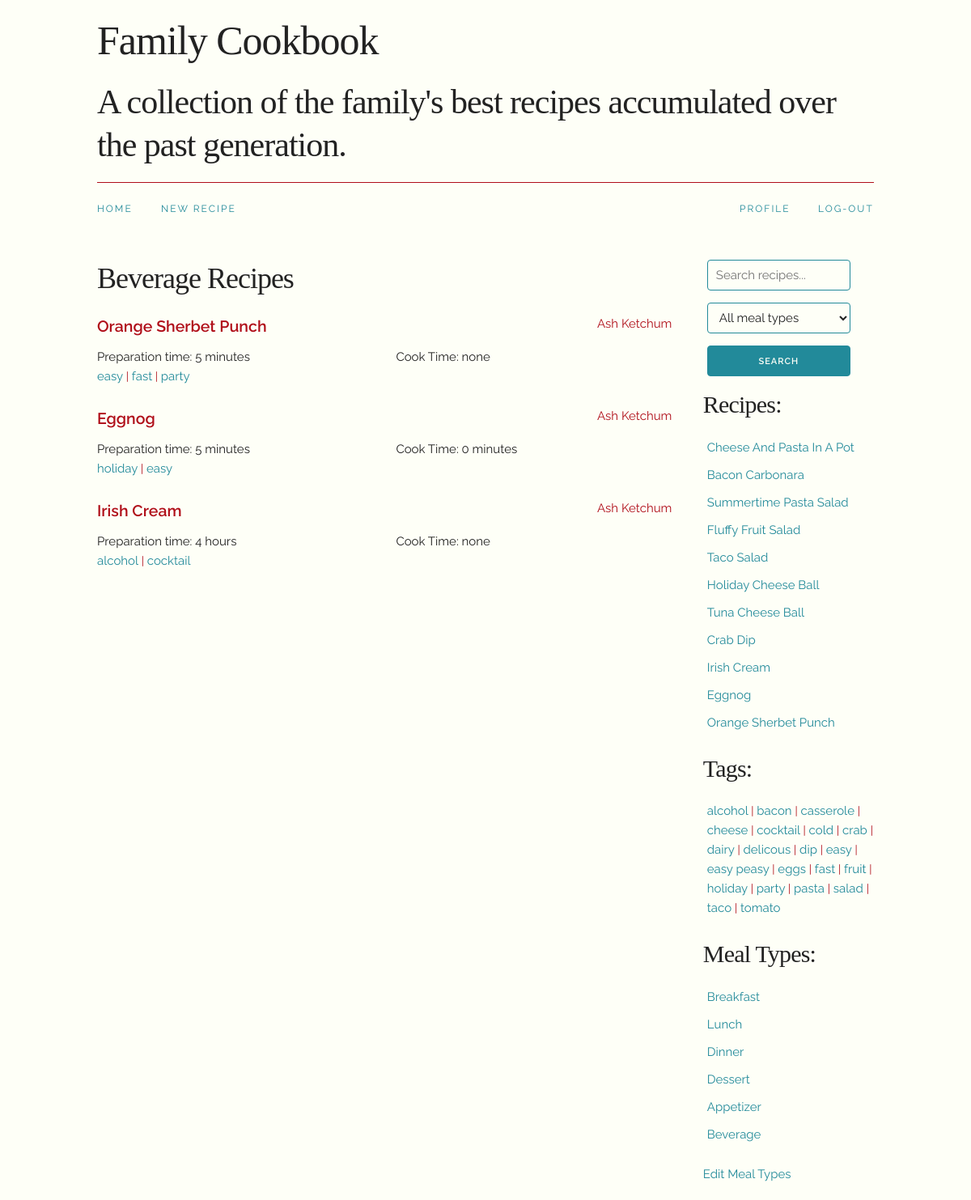
Page /mealType.php?id=6 (signed in) on the committed database.
### tables this page shows
CREATE TABLE mealTypes (
  mealTypeId int(11) NOT NULL,
  mealTypeName varchar(30) NOT NULL
);

CREATE TABLE recipes (
  recipeId int(11) NOT NULL,
  userId int(11) NOT NULL,
  recipeName varchar(50) NOT NULL,
  tags varchar(500) NOT NULL,
  prepTime varchar(50) NOT NULL,
  cookTime varchar(50) NOT NULL,
  mealType int(11) NOT NULL,
  ingredients varchar(1000) NOT NULL,
  instructions varchar(2000) NOT NULL
);

CREATE TABLE users (
  userId int(11) NOT NULL,
  firstName varchar(50) NOT NULL,
  lastName varchar(50) NOT NULL,
  email varchar(80) NOT NULL,
  password varchar(60) NOT NULL,
  permissionLevel int(11) NOT NULL DEFAULT '1'
);

CREATE TABLE tags (
  tagId int(11) NOT NULL,
  tagName varchar(30) NOT NULL
);

### mealType.php (the view, shortened to what this page needs)
<?php
    require("include/connect.php");
    if(isset($_GET["id"])){
        $mealTypeId = filter_input(INPUT_GET, "id", FILTER_SANITIZE_NUMBER_INT);
        $recipes_mealType_select = $db->prepare("SELECT * FROM recipes JOIN mealTypes ON recipes.mealType=mealTypes.mealTypeId JOIN users ON recipes.userId=users.userId WHERE mealTypes.mealTypeId = :mealTypeId" );
        $recipes_mealType_select->bindValue(":mealTypeId", $mealTypeId);
        $recipes_mealType_select->execute();
        $recipes = $recipes_mealType_select->fetchAll();
    } else {
        $mealTypeId = false;
        header("Location: index.php");
    }
    include("include/head.php");
?>
</head>
<body>
    <?php include("include/header.php") ?>
    <main>
        <div class="container">
            <div class="nine columns">
                <?php if($mealTypeId && $recipes_mealType_select->rowCount()>0): ?>
                    <h3 class="capitalize"><?= $recipes[0]["mealTypeName"] ?> Recipes</h3>
                    <?php foreach($recipes as $recipe): ?>
                        <div class="row">
                            <div class="two-thirds column">
                                <a class="recipe-name" href="recipe.php?id=<?= $recipe["recipeId"] ?>"><?= $recipe["recipeName"] ?></a>
                            </div>
                            <div class="one-third column">
                                <a class="user-name" href="profile.php"><?= $recipe["firstName"] . " " . $recipe["lastName"] ?></a>
                            </div>
                        </div>
                        <div class="row">
                            <div class="one-half column">
                                <?= "Preparation time: " . $recipe["prepTime"] ?>
                            </div>
                            <div class="one-half column">
                                <?= "Cook Time: " . $recipe["cookTime"] ?>
                            </div>
                        </div>
                        <div class="row">
                            <ul>
                                <?php $tags = explode(",", $recipe["tags"]); foreach($tags as $tag): if(strlen(trim($tag)) > 0): ?>
                                    <li class="tag"><a href="tag.php?tag=<?= trim($tag) ?>"><?=$tag?></a></li>
                                <?php endif; endforeach ?>
                            </ul>
                        </div>
                    <?php endforeach ?>
                <?php else: ?>
                    <h3>It doesn't look like any exist yet.</h3>
                <?php endif ?>
            </div>
            <div class="three columns">
                <?php include("include/side.php") ?>
            </div>
        </div>
    </main>
</body>
</html>

### include/side.php (shortened to what this page needs)
<?php
    $sidebar_recipes_select = $db->prepare("SELECT * FROM recipes ORDER BY recipeId DESC");
    $sidebar_recipes_select->execute();
    $sidebar_recipes = $sidebar_recipes_select->fetchAll();
    $sidebar_tags_select = $db->prepare("SELECT * FROM tags ORDER BY tagName");
    $sidebar_tags_select->execute();
    $sidebar_tags = $sidebar_tags_select->fetchAll();
    $sidebar_mealTypes_select = $db->prepare("SELECT * FROM mealTypes");
    $sidebar_mealTypes_select->execute();
    $sidebar_mealTypes = $sidebar_mealTypes_select->fetchAll();
?>
<aside>
    <div class="row">
        <div class="twelve columns">
            <form action="search.php" method="post">
                <ul class="navbar-list search">
                    <li class="navbar-item">
                        <input placeholder="Search recipes..." type="text" name="searchTerm"
                        <?php if(isset($_POST["search"])): ?> value="<?= $_POST["searchTerm"] ?>" <?php endif ?>>
                    </li>
                    <li class="navbar-item">
                    <select name="navbarMealType" id="navbarMealType">
                        <option value="-1">All meal types</option>
                    </select>
                    </li>
                    <li class="navbar-item">
                        <input name="search" type="submit" class="button-primary" value="Search">
                    </li>
                </ul>
            </form>
        </div>
    </div>
    <div class="row">
        <div class="twelve columns">
            <h4>Recipes: </h4>
            <ul>
                <?php foreach($sidebar_recipes as $sidebar_recipe): ?>
                    <li class="sidebar-recipes capitalize">
                        <a href="recipe.php?id=<?= $sidebar_recipe["recipeId"] ?>"><?= $sidebar_recipe["recipeName"] ?></a>
                    </li>
                <?php endforeach ?>
            </ul>
        </div>
    </div>
    <div class="row">
        <div class="twelve columns">
            <h4>Tags: </h4>
            <ul>
                <?php foreach($sidebar_tags as $sidebar_tag): ?>
                    <?php $sidebar_get_tag = str_replace(" ", "-", $sidebar_tag["tagName"]) ?>
                    <li class="sidebar-tags">
                        <a href="tag.php?tag=<?= $sidebar_get_tag ?>"><?= $sidebar_tag["tagName"] ?></a>
                    </li>
                <?php endforeach ?>
            </ul>
        </div>
    </div>
    <div class="row">
        <div class="twelve columns">
            <h4>Meal Types:</h4>
            <ul>
                <?php foreach($sidebar_mealTypes as $sidebar_mealType): ?>
                    <li class="sidebar-mealTypes capitalize">
                        <a href="mealType.php?id=<?= $sidebar_mealType["mealTypeId"] ?>"><?= $sidebar_mealType["mealTypeName"] ?></a>
                    </li>
                <?php endforeach ?>
            </ul>
        </div>
    </div>
    <div class="row">
        <div class="twelve columns">
            <a href="editMealType.php">Edit Meal Types</a>
        </div>
    </div>
</aside>

### styles/skeleton.css (style rules this page uses)
.container { position: relative; width: 100%; max-width: 960px; margin: 0 auto; padding: 0 20px; box-sizing: border-box; }
.column, .columns { width: 100%; float: left; box-sizing: border-box; }
@media (min-width: 400px) { .container { width: 85%; padding: 0; } }
@media (min-width: 550px) { .container { width: 80%; } }
@media (min-width: 550px) { .column, .columns { margin-left: 4%; } }
@media (min-width: 550px) { .column:first-child, .columns:first-child { margin-left: 0; } }
@media (min-width: 550px) { .three.columns { width: 22%; } }
@media (min-width: 550px) { .nine.columns { width: 74.0%; } }
@media (min-width: 550px) { .twelve.columns { width: 100%; margin-left: 0; } }
@media (min-width: 550px) { .one-third.column { width: 30.6666666667%; } }
@media (min-width: 550px) { .two-thirds.column { width: 65.3333333333%; } }
@media (min-width: 550px) { .one-half.column { width: 48%; } }
html { font-size: 62.5%; }
body { font-size: 1.5em; line-height: 1.6; font-weight: 400; font-family: "Raleway", "HelveticaNeue", "Helvetica Neue", Helvetica, Arial, sans-serif; color: #222; }
h1, h2, h3, h4, h5, h6 { margin-top: 0; margin-bottom: 2rem; font-weight: 300; }
h3 { font-size: 3.0rem; line-height: 1.3; letter-spacing: -.1rem; }
h4 { font-size: 2.4rem; line-height: 1.35; letter-spacing: -.08rem; }
@media (min-width: 550px) { h3 { font-size: 3.6rem; } }
@media (min-width: 550px) { h4 { font-size: 3.0rem; } }
a { color: #1EAEDB; }
.button, button, input[type="submit"], input[type="reset"], input[type="button"] { display: inline-block; height: 38px; padding: 0 30px; color: #555; text-align: center; font-size: 11px; font-weight: 600; line-height: 38px; letter-spacing: .1rem; text-transform: uppercase; text-decoration: none; white-space: nowrap; background-color: transparent; border-radius: 4px; border: 1px solid #bbb; cursor: pointer; box-sizing: border-box; }
.button.button-primary, button.button-primary, input[type="submit"].button-primary, input[type="reset"].button-primary, input[type="button"].button-primary { color: #FFF; background-color: #33C3F0; border-color: #33C3F0; }
input[type="email"], input[type="number"], input[type="search"], input[type="text"], input[type="tel"], input[type="url"], input[type="password"], textarea, select { height: 38px; padding: 6px 10px; background-color: #fff; border: 1px solid #D1D1D1; border-radius: 4px; box-shadow: none; box-sizing: border-box; }
input[type="email"], input[type="number"], input[type="search"], input[type="text"], input[type="tel"], input[type="url"], input[type="password"], textarea { -webkit-appearance: none; -moz-appearance: none; appearance: none; }
ul { list-style: circle inside; }
ol, ul { padding-left: 0; margin-top: 0; }
li { margin-bottom: 1rem; }
input, textarea, select, fieldset { margin-bottom: 1.5rem; }
pre, blockquote, dl, figure, table, p, ul, ol, form { margin-bottom: 2.5rem; }
.container:after, .row:after, .u-cf { content: ""; display: table; clear: both; }

### rows in the picture
mealtypes: mealTypeName "Beverage"
recipes: recipeName "Orange Sherbet Punch", userId.firstName "Ash", userId.lastName "Ketchum", prepTime "5 minutes", cookTime "none", tags "easy", tags "fast", tags "party"
recipes: recipeName "Eggnog", userId.firstName "Ash", userId.lastName "Ketchum", prepTime "5 minutes", cookTime "0 minutes", tags "holiday", tags "easy"
recipes: recipeName "Irish Cream", userId.firstName "Ash", userId.lastName "Ketchum", prepTime "4 hours", cookTime "none", tags "alcohol", tags "cocktail"
recipes: recipeName "Cheese And Pasta In A Pot"
recipes: recipeName "Bacon Carbonara"
recipes: recipeName "Summertime Pasta Salad"
recipes: recipeName "Fluffy Fruit Salad"
recipes: recipeName "Taco Salad"
recipes: recipeName "Holiday Cheese Ball"
recipes: recipeName "Tuna Cheese Ball"
recipes: recipeName "Crab Dip"
tags: tagName "alcohol"
tags: tagName "bacon"
tags: tagName "casserole"
tags: tagName "cheese"
tags: tagName "cocktail"
tags: tagName "cold"
tags: tagName "crab"
tags: tagName "dairy"
tags: tagName "delicous"
tags: tagName "dip"
tags: tagName "easy"
tags: tagName "easy peasy"
tags: tagName "eggs"
tags: tagName "fast"
tags: tagName "fruit"
tags: tagName "holiday"
tags: tagName "party"
tags: tagName "pasta"
tags: tagName "salad"
tags: tagName "taco"
tags: tagName "tomato"
mealtypes: mealTypeName "Breakfast"
mealtypes: mealTypeName "Lunch"
mealtypes: mealTypeName "Dinner"
mealtypes: mealTypeName "Dessert"
mealtypes: mealTypeName "Appetizer"
